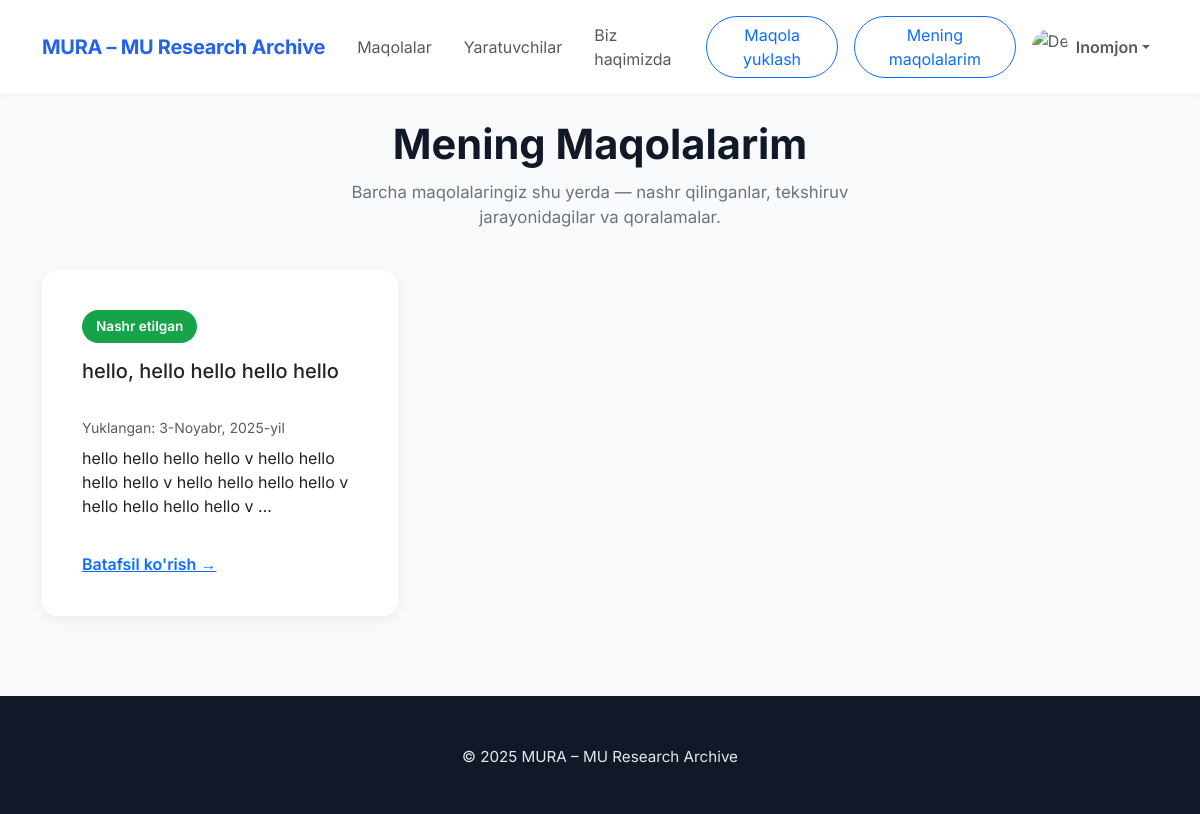
Page /my-papers/ (signed in) on the committed database.
### main/models.py (models this page shows, shortened)
class CustomUser(AbstractUser):
    avatar = models.ImageField(upload_to='avatars/', null=True, blank=True)
    status = models.IntegerField(default=0)

class Paper(models.Model):
    STATUS_CHOICES = [
        (1, 'draft'),
        (2, 'on_process'),
        (3, 'declined'),
        (4, 'accepted'),
        (5, 'payment_process'),
        (6, 'blocked')
    ]
    owner = models.ForeignKey(CustomUser, on_delete=models.CASCADE)
    category = models.ForeignKey('Category', on_delete=models.SET_NULL, null=True)
    title = models.CharField(
        max_length=100,
        validators=[MinLengthValidator(1)],
        help_text="Sarlavha 1–100 belgidan iborat bo‘lishi kerak."
    )
    abstract = models.TextField(
        max_length=2000,
        validators=[MinLengthValidator(100)],
        help_text="Umumiy fikr 100–2000 belgidan iborat bo‘lishi kerak."
    )
    intro = models.TextField(
        max_length=2000,
        validators=[MinLengthValidator(100)],
        help_text="Kirish qismi 100-2000 ta belgidan iborat bo‘lishi kerak."
    )
    file = models.FileField(upload_to='pdfs/')
    status = models.IntegerField(
        choices=STATUS_CHOICES,
        default=1,
        help_text="Maqolaning joriy holatini tanlang."
    )
    published_at = models.DateField(auto_now=True)
    keywords = models.CharField(
        max_length=100,
        validators=[MinLengthValidator(10)],
        help_text="Kalit so‘zlar 10–300 belgidan iborat bo‘lishi kerak."
    )
    pages = models.IntegerField(
        null=True,
        blank=True,
    )
    organization = models.CharField(
        max_length=120,
        validators=[MinLengthValidator(1)],
        null=True,
        blank=True,
        help_text="Tashkilot nomi 1–120 belgidan iborat bo‘lishi kerak."
    )
    paid_at = models.DateTimeField(null=True, blank=True)
    reject_count = models.IntegerField(default=0)
    citations = models.TextField(null=True,
                                 blank=True,
                                 max_length=2000,
                                 validators=[MinLengthValidator(100)],
                                 help_text="Foydalanilgan adabiyotlar 100–2000 belgidan iborat bo`lsin."
                                 )
    certificate = models.FileField(null=True, blank=True)

### main/Views/main_page_buttons.py (the view)
# urls.py: path('my-papers/', MyPapersView.as_view(), name='my_papers'),
class MyPapersView(LoginRequiredMixin, ListView):
    model = Paper
    template_name = 'papers.html'
    context_object_name = 'papers'
    login_url = 'login'
    def get_queryset(self):
        return Paper.objects.filter(owner=self.request.user).order_by('-id')

### templates/papers.html (shortened to what this page needs)
{% extends "base.html" %}
{% load static %}
{% block style %}
    <link href="https://cdn.jsdelivr.net/npm/bootstrap@5.3.3/dist/css/bootstrap.min.css" rel="stylesheet"/>
    <link rel="stylesheet" href="{% static 'main/css/papers.css' %}">
{% endblock %}
{% block content %}
    <section class="container my-5">
        <div class="section-header">
            <h1>Mening Maqolalarim</h1>
            <p>Barcha maqolalaringiz shu yerda — nashr qilinganlar, tekshiruv jarayonidagilar va qoralamalar.</p>
        </div>
        <div class="row g-4">
            {% for paper in papers %}
                <div class="col-12 col-md-6 col-lg-4 d-flex">
                    <div class="card p-4 flex-fill">
                        <div class="card-body">
                            {% if paper.status == 1 %}
                                <span class="status-badge status-draft">To'lanmagan</span>
                            {% elif paper.status == 2 %}
                                <span class="status-badge status-review">Tekshiruv jarayonida</span>
                            {% elif paper.status == 3 %}
                                <span class="status-badge status-decline">Rad etilgan</span>
                            {% elif paper.status == 4 %}
                                <span class="status-badge status-published">Nashr etilgan</span>
                            {% elif paper.status == 5 %}
                                <span class="status-badge status-review">To'lov tekshirilmoqda</span>
                            {% elif paper.status == 6 %}
                                <span class="status-badge status-blocked">Maqola Bloklangan</span>
                            {% endif %}
                            <h5 class="card-title mt-2" style="min-height: 50px;">{{ paper.title|truncatewords:6 }}</h5>
                            <p class="text-muted small mb-2">Yuklangan: {{ paper.published_at }}</p>
                            <p style="min-height: 90px;">{{ paper.intro|truncatewords:20}}</p>
                            <a href="{% url 'my_paper' paper.id %}" class="text-primary fw-semibold">Batafsil ko'rish
                                →</a>
                        </div>
                    </div>
                </div>
            {% endfor %}
        </div>
    </section>
{% endblock %}

### templates/base.html (shortened to what this page needs)
{% load static %}
<!DOCTYPE html>
<html lang="en">
<head>
    <link href="https://cdn.jsdelivr.net/npm/bootstrap@5.3.3/dist/css/bootstrap.min.css" rel="stylesheet"/>
    <link
            rel="stylesheet"
            href="https://cdn.jsdelivr.net/npm/bootstrap-icons@1.11.3/font/bootstrap-icons.css"
    />
    {% block style %}{% endblock %}
</head>
<body style="height: fit-content;">
<nav class="navbar navbar-expand-lg fixed-top">
    <div class="container">
        <a class="navbar-brand" href="{% url 'main' %}">MURA – MU Research Archive</a>
        <div class="collapse navbar-collapse" id="navmenu">
            <ul class="navbar-nav ms-auto align-items-lg-center">
                <li class="nav-item"><a href="{% url 'all_papers' %}" class="nav-link px-3">Maqolalar</a></li>
                <li class="nav-item"><a href="{% url 'creators' %}" class="nav-link px-3">Yaratuvchilar</a></li>
                <li class="nav-item"><a href="{% url 'about' %}" class="nav-link px-3">Biz haqimizda</a></li>
                {% if user.is_authenticated %}
                    <li class="nav-item"><a href="{% url 'upload_paper' %}"
                                            class="m-lg-2 mb-2 px-3 btn btn-outline-primary rounded-pill">Maqola
                        yuklash</a></li>
                    <li class="nav-item"><a href="{% url 'my_papers' %}"
                                            class="px-3 m-lg-2 mb-2  btn btn-outline-primary rounded-pill">Mening
                        maqolalarim</a>
                    </li>
                    <li class="nav-item dropdown">
                        <a class="nav-link dropdown-toggle d-flex align-items-center" href="#" id="profileDropdown"
                           role="button" data-bs-toggle="dropdown" aria-expanded="false">
                            {% if user.avatar %}
                                <img src="{{ user.avatar.url }}" alt="Avatar" class="rounded-circle" width="36"
                                     height="36" style="object-fit: cover;">
                            {% else %}
                                <img src="https://cdn-icons-png.flaticon.com/512/847/847969.png" alt="Default Avatar"
                                     class="rounded-circle" width="36" height="36" style="object-fit: cover;">
                            {% endif %}
                            <span class="ms-2 fw-semibold">{{ user.first_name }}</span>
                        </a>
                    </li>
                {% else %}
                    <li class="nav-item"><a href="{% url 'login' %}"
                                            class="btn btn-primary btn-sm ms-lg-3 p-2 m-1 text-white">Kirish</a></li>
                    <li class="nav-item"><a href="{% url 'register' %}"
                                            class="btn btn-primary btn-sm ms-lg-3 p-2 m-1 text-white">Ro'yxatdan
                        o'tish</a></li>
                {% endif %}
            </ul>
        </div>
    </div>
</nav>
{% block content %}
{% endblock %}
<footer>
    <div class="container">
        <p>© 2025 MURA – MU Research Archive</p>
    </div>
</footer>
</body>
</html>

### main/static/main/css/papers.css (style rules this page uses)
body { font-family: 'Inter', sans-serif; background-color: #f9fafb; color: #1f2937; overflow-x: hidden; padding-top: 72px; }
nav { background-color: #ffffff; box-shadow: 0 1px 6px rgba(0, 0, 0, 0.05); }
.navbar-brand { font-weight: 700; color: #2563eb !important; letter-spacing: -0.3px; }
.section-header { text-align: center; margin-bottom: 2.5rem; }
.section-header h1 { font-weight: 700; font-size: clamp(2rem, 4vw, 2.6rem); color: #111827; }
.section-header p { color: #6b7280; font-size: 1.05rem; max-width: 600px; margin: 10px auto 0; }
.card { border: none; border-radius: 16px; box-shadow: 0 4px 16px rgba(0,0,0,0.06); transition: transform .25s ease; }
.status-badge { border-radius: 999px; padding: 6px 14px; font-size: 0.85rem; font-weight: 600; color: white; display: inline-block; margin-bottom: 8px; }
.status-published { background-color: #16a34a; }
footer { text-align: center; padding: 50px 0 30px; background: #111827; color: #e5e7eb; font-size: .95rem; margin-top: 80px; }

### rows in the picture
CustomUser: first_name "Inomjon"
Paper: status "Nashr etilgan", title "hello, hello hello hello hello", published_at "3-Noyabr, 2025-yil", intro "hello hello hello hello v hello hello hello hello v hello hello hello hello v hello hello hello hello v …"
